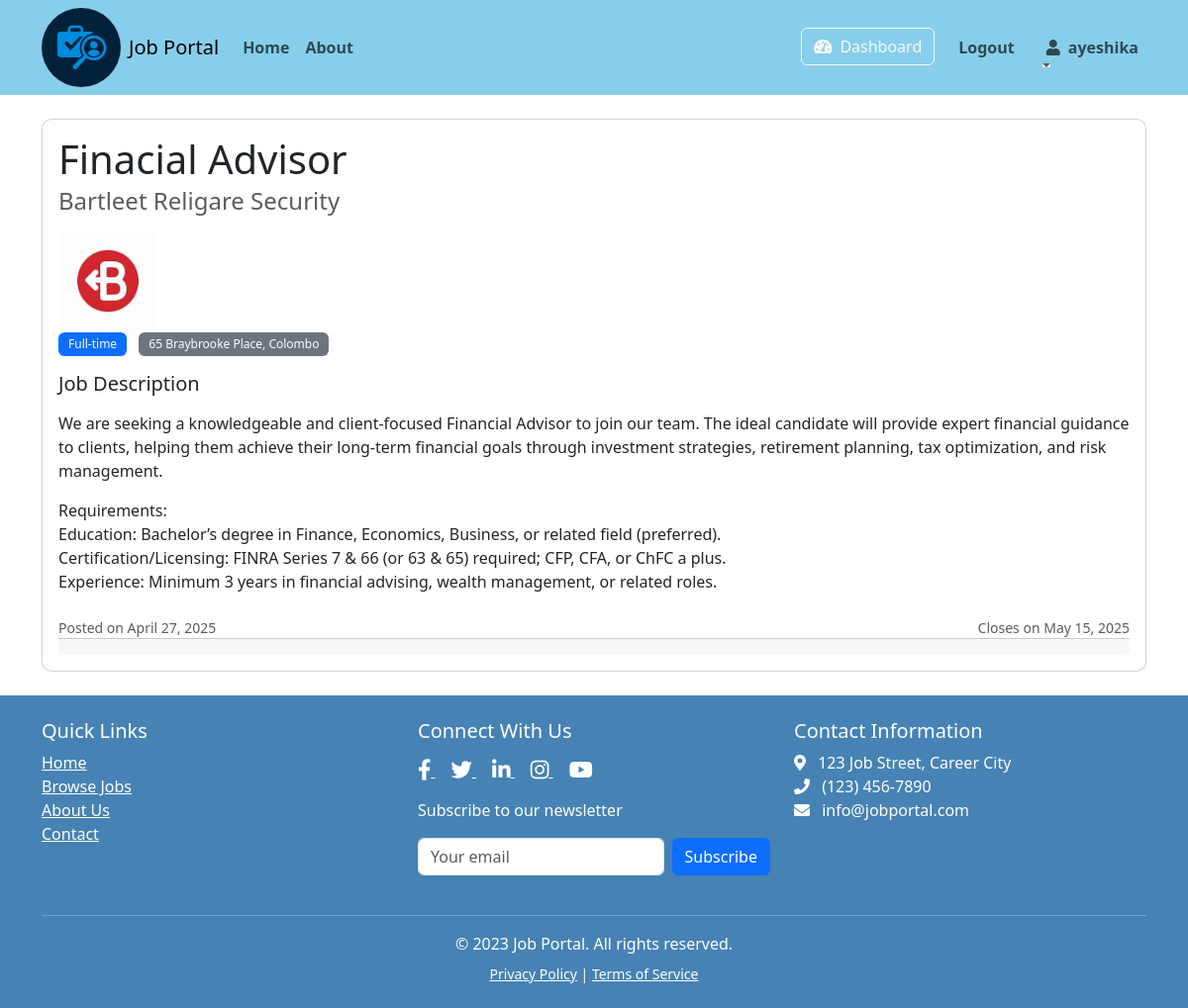
Page /job/3/ (signed in) on the committed database.
### jobs/models.py (models this page shows, shortened)
class Job(models.Model):
    JOB_TYPES = [
        ('FT', 'Full-time'),
        ('PT', 'Part-time'),
        ('CN', 'Contract'),
        ('IN', 'Internship'),
    ]
    company = models.ForeignKey(Company, on_delete=models.CASCADE)
    title = models.CharField(max_length=200)
    description = models.TextField()
    location = models.CharField(max_length=100)
    job_type = models.CharField(max_length=2, choices=JOB_TYPES)
    posted_date = models.DateTimeField(default=timezone.now)
    closing_date = models.DateTimeField()
    is_active = models.BooleanField(default=True)

class Company(models.Model):
    user = models.OneToOneField(User, on_delete=models.CASCADE)
    name = models.CharField(max_length=100)
    description = models.TextField()
    website = models.URLField(blank=True)
    logo = models.ImageField(upload_to='company_logos/', blank=True)

### jobs/views.py (the view)
# urls.py: path('job/<int:job_id>/', views.job_detail, name='job_detail'),
@login_required
def job_detail(request, job_id):
    job = get_object_or_404(Job, id=job_id)
    has_applied = False
    if hasattr(request.user, 'jobseeker'):
        has_applied = Application.objects.filter(job=job, applicant=request.user.jobseeker).exists()
    return render(request, 'jobs/job_detail.html', {
        'job': job,
        'has_applied': has_applied
    })

### jobs/templates/jobs/job_detail.html (shortened to what this page needs)
{% extends 'jobs/base.html' %}
{% block content %}
    <div class="card mb-4">
        <div class="card-body">
            <h1 class="card-title">{{ job.title }}</h1>
            <h4 class="card-subtitle mb-3 text-muted">{{ job.company.name }}</h4>
            <img src="{{ job.company.logo.url }}" alt="{{ job.company.name }} logo"
                         class="rounded me-4" style="width: 100px; height: 100px; object-fit: contain;">
            <div class="mb-3">
                <span class="badge bg-primary me-2">{{ job.get_job_type_display }}</span>
                <span class="badge bg-secondary">{{ job.location }}</span>
            </div>
            <div class="mb-4">
                <h5>Job Description</h5>
                <p class="card-text">{{ job.description|linebreaks }}</p>
            </div>
            <div class="d-flex justify-content-between align-items-center">
                <small class="text-muted">Posted on {{ job.posted_date|date:"F d, Y" }}</small>
                <small class="text-muted">Closes on {{ job.closing_date|date:"F d, Y" }}</small>
            </div>
            <div class="card-footer">
            </div>
        </div>
    </div>
{% endblock %}

### jobs/templates/jobs/base.html (shortened to what this page needs)
<!DOCTYPE html>
<html lang="en">
<head>
    <link href="https://cdn.jsdelivr.net/npm/bootstrap@5.3.0/dist/css/bootstrap.min.css" rel="stylesheet">
    <link rel="stylesheet" href="https://cdnjs.cloudflare.com/ajax/libs/font-awesome/5.15.4/css/all.min.css">
</head>
<body>
    <nav class="navbar navbar-expand-lg navbar-light" style="background-color: #87CEEB;">
        <div class="container">
               {% load static %}
            <img src="{% static 'jobs/images/logo.png' %}" alt="Job Portal Logo" height="80" class="me-2" style="border-radius: 50%">
            <a class="navbar-brand" href="{% url 'home' %}">Job Portal</a>
            <div class="collapse navbar-collapse" id="navbarNav">
                <ul class="navbar-nav me-auto">
                    <li class="nav-item">
                        <a class="nav-link" href="{% url 'home' %}">Home</a>
                    </li>
                    <li class="nav-item">
                         <a class="nav-link" href="{% url 'about' %}" >About </a>
                    </li>
                </ul>
                <ul class="navbar-nav">
                    {% if user.is_authenticated %}
                    <li class="nav-item">
                        <a class="btn btn-outline-light" href="{% url 'dashboard' %}">
                            <i class="fas fa-tachometer-alt me-1"></i> Dashboard
                        </a>
                    </li>
                    <li class="nav-item mx-3">
                        <a class="nav-link" href="{% url 'logout' %}">Logout</a>
                    </li>
                    <li class="nav-item">
                        <a class="nav-link dropdown-toggle" href="#" id="navbarDropdown" role="button" data-bs-toggle="dropdown" aria-expanded="false">
                            <i class="fas fa-user me-1"></i>
                            {{ user.username }}
                        </a>
                    </li>
                    {% endif %}
                </ul>
            </div>
        </div>
    </nav>
    <div class="container mt-4">
        {% block content %}{% endblock %}
    </div>
{% block footer %}
<footer class=" text-white pt-4 pb-2" style="background-color: #4682B4;">
    <div class="container">
        <div class="row">
            <div class="col-md-4 mb-4">
                <h5>Quick Links</h5>
                <ul class="list-unstyled">
                    <li><a href="{% url 'home' %}" class="text-white">Home</a></li>
                    <li><a href="{% url 'home' %}" class="text-white">Browse Jobs</a></li>
                    <li><a href="{% url 'home' %}" class="text-white">About Us</a></li>
                    <li><a href="{% url 'home' %}" class="text-white">Contact</a></li>
                </ul>
            </div>
            <div class="col-md-4 mb-4">
                <h5>Connect With Us</h5>
                <div class="social-icons mt-3">
                    <a href="https://facebook.com" class="text-white me-3" target="_blank">
                        <i class="fab fa-facebook-f fa-lg"></i>
                    </a>
                    <a href="https://twitter.com" class="text-white me-3" target="_blank">
                        <i class="fab fa-twitter fa-lg"></i>
                    </a>
                    <a href="https://linkedin.com" class="text-white me-3" target="_blank">
                        <i class="fab fa-linkedin-in fa-lg"></i>
                    </a>
                    <a href="https://instagram.com" class="text-white me-3" target="_blank">
                        <i class="fab fa-instagram fa-lg"></i>
                    </a>
                    <a href="https://youtube.com" class="text-white" target="_blank">
                        <i class="fab fa-youtube fa-lg"></i>
                    </a>
                </div>
                <div class="mt-3">
                    <p>Subscribe to our newsletter</p>
                    <form class="d-flex">
                        <input type="email" class="form-control me-2" placeholder="Your email">
                        <button class="btn btn-primary" type="submit">Subscribe</button>
                    </form>
                </div>
            </div>
            <div class="col-md-4 mb-4">
                <h5>Contact Information</h5>
                <ul class="list-unstyled">
                    <li><i class="fas fa-map-marker-alt me-2"></i> 123 Job Street, Career City</li>
                    <li><i class="fas fa-phone me-2"></i> (123) 456-7890</li>
                    <li><i class="fas fa-envelope me-2"></i> info@jobportal.com</li>
                </ul>
            </div>
        </div>
        <hr class="bg-light">
        <div class="text-center">
            <p class="mb-0">&copy; 2023 Job Portal. All rights reserved.</p>
            <p class="small mt-2">
                <a href="#" class="text-white">Privacy Policy</a> |
                <a href="#" class="text-white">Terms of Service</a>
            </p>
        </div>
    </div>
</footer>
    {% endblock %}
</body>
</html>

### jobs/templates/jobs/base.html (style rules this page uses)
.navbar-nav .nav-link { transition: all 0.3s ease; position: relative; font-weight: 600; }
.navbar-nav .nav-link::after { content: ''; position: absolute; width: 0; height: 2px; bottom: 0; left: 0; background-color: white; transition: width 0.3s ease; }
.card { border-radius: 10px; overflow: hidden; }
.badge { padding: 6px 10px; font-weight: 500; border-radius: 6px; }

### rows in the picture
Job: title "Finacial Advisor", company.name "Bartleet Religare Security", company.logo (picture), job_type "Full-time", location "65 Braybrooke Place, Colombo", description "We are seeking a knowledgeable and client-focused Financial Advisor to join our team. The ideal candidate will provide expert financial guidance to clients, helping them achieve their long-term financial goals through investment strategies, retirement planning, tax optimization, and risk management. Requirements: Education: Bachelor’s degree in Finance, Economics, Business, or related field (preferred). Certification/Licensing: FINRA Series 7 & 66 (or 63 & 65) required; CFP, CFA, or ChFC a plus. Experience: Minimum 3 years in financial advising, wealth management, or related roles.", posted_date "April 27, 2025", closing_date "May 15, 2025"

### other values in the picture
{{ user.username }} "ayeshika"
